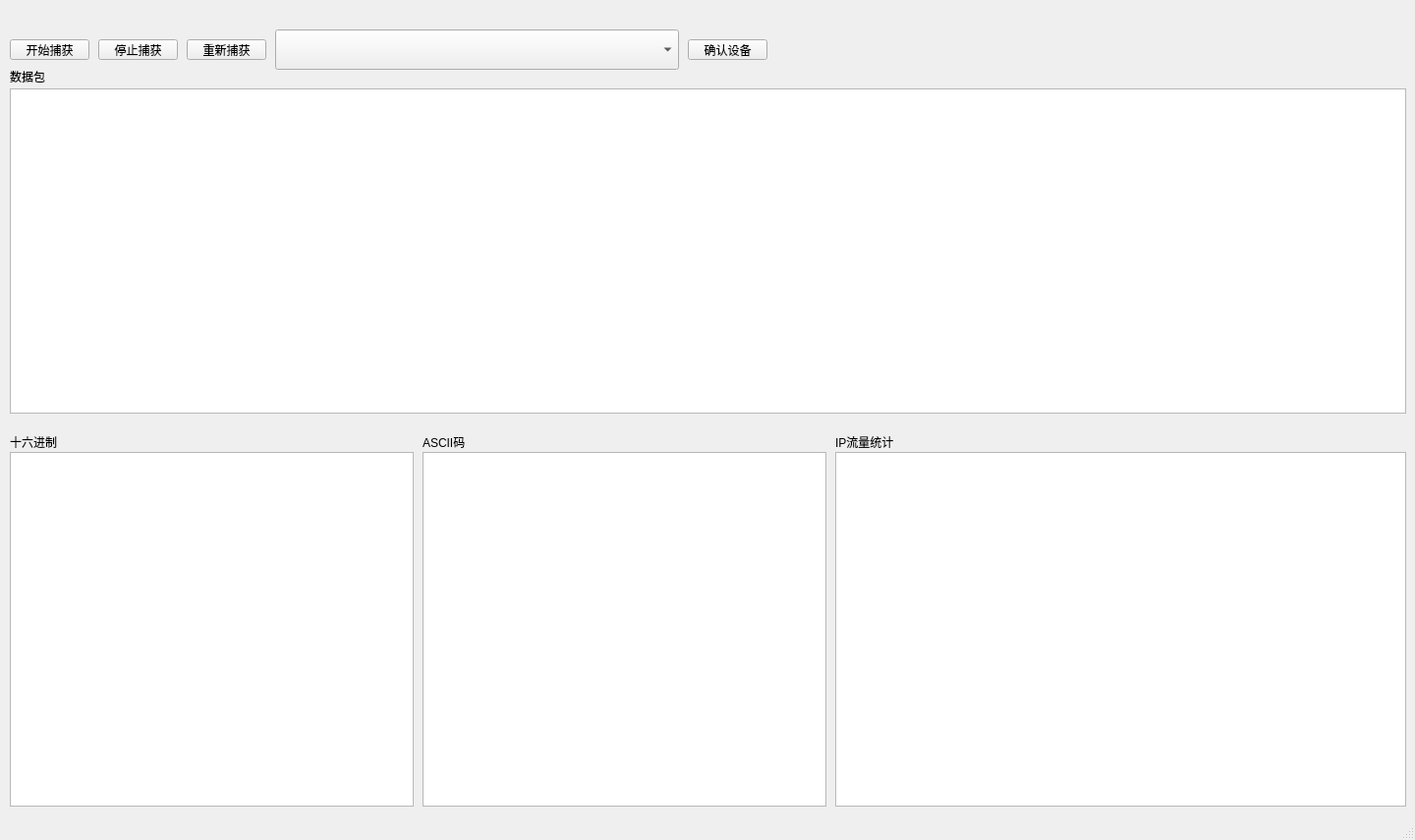
<?xml version="1.0" encoding="UTF-8"?>
<ui version="4.0">
 <class>MainWindow</class>
 <widget class="QMainWindow" name="MainWindow">
  <property name="geometry">
   <rect>
    <x>0</x>
    <y>0</y>
    <width>1440</width>
    <height>855</height>
   </rect>
  </property>
  <property name="windowTitle">
   <string>MainWindow</string>
  </property>
  <widget class="QWidget" name="centralwidget">
   <widget class="QComboBox" name="comboBox">
    <property name="geometry">
     <rect>
      <x>280</x>
      <y>30</y>
      <width>411</width>
      <height>41</height>
     </rect>
    </property>
   </widget>
   <widget class="QPushButton" name="cfmdevbutton">
    <property name="geometry">
     <rect>
      <x>700</x>
      <y>40</y>
      <width>81</width>
      <height>21</height>
     </rect>
    </property>
    <property name="text">
     <string>确认设备</string>
    </property>
   </widget>
   <widget class="QPushButton" name="startsniff">
    <property name="geometry">
     <rect>
      <x>10</x>
      <y>40</y>
      <width>81</width>
      <height>21</height>
     </rect>
    </property>
    <property name="sizePolicy">
     <sizepolicy hsizetype="Minimum" vsizetype="Minimum">
      <horstretch>0</horstretch>
      <verstretch>0</verstretch>
     </sizepolicy>
    </property>
    <property name="text">
     <string>开始捕获</string>
    </property>
   </widget>
   <widget class="QPushButton" name="stopsniff">
    <property name="geometry">
     <rect>
      <x>100</x>
      <y>40</y>
      <width>81</width>
      <height>21</height>
     </rect>
    </property>
    <property name="text">
     <string>停止捕获</string>
    </property>
   </widget>
   <widget class="QPushButton" name="resniff">
    <property name="geometry">
     <rect>
      <x>190</x>
      <y>40</y>
      <width>81</width>
      <height>21</height>
     </rect>
    </property>
    <property name="text">
     <string>重新捕获</string>
    </property>
   </widget>
   <widget class="QTableView" name="tableView">
    <property name="geometry">
     <rect>
      <x>10</x>
      <y>90</y>
      <width>1421</width>
      <height>331</height>
     </rect>
    </property>
   </widget>
   <widget class="QLabel" name="label">
    <property name="geometry">
     <rect>
      <x>10</x>
      <y>70</y>
      <width>81</width>
      <height>16</height>
     </rect>
    </property>
    <property name="text">
     <string>数据包</string>
    </property>
   </widget>
   <widget class="QLabel" name="label_3">
    <property name="geometry">
     <rect>
      <x>10</x>
      <y>440</y>
      <width>71</width>
      <height>20</height>
     </rect>
    </property>
    <property name="text">
     <string>十六进制</string>
    </property>
   </widget>
   <widget class="QPlainTextEdit" name="hexEdit">
    <property name="geometry">
     <rect>
      <x>10</x>
      <y>460</y>
      <width>411</width>
      <height>361</height>
     </rect>
    </property>
   </widget>
   <widget class="QLabel" name="label_4">
    <property name="geometry">
     <rect>
      <x>850</x>
      <y>440</y>
      <width>71</width>
      <height>20</height>
     </rect>
    </property>
    <property name="text">
     <string>IP流量统计</string>
    </property>
   </widget>
   <widget class="QTableView" name="tableView_2">
    <property name="geometry">
     <rect>
      <x>850</x>
      <y>460</y>
      <width>581</width>
      <height>361</height>
     </rect>
    </property>
   </widget>
   <widget class="QPlainTextEdit" name="hexEdit_2">
    <property name="geometry">
     <rect>
      <x>430</x>
      <y>460</y>
      <width>411</width>
      <height>361</height>
     </rect>
    </property>
   </widget>
   <widget class="QLabel" name="label_5">
    <property name="geometry">
     <rect>
      <x>430</x>
      <y>440</y>
      <width>71</width>
      <height>20</height>
     </rect>
    </property>
    <property name="text">
     <string>ASCII码</string>
    </property>
   </widget>
  </widget>
  <widget class="QStatusBar" name="statusbar"/>
 </widget>
 <resources/>
 <connections>
  <connection>
   <sender>cfmdevbutton</sender>
   <signal>clicked()</signal>
   <receiver>MainWindow</receiver>
   <slot>setDevice()</slot>
   <hints>
    <hint type="sourcelabel">
     <x>846</x>
     <y>37</y>
    </hint>
    <hint type="destinationlabel">
     <x>499</x>
     <y>399</y>
    </hint>
   </hints>
  </connection>
  <connection>
   <sender>stopsniff</sender>
   <signal>clicked()</signal>
   <receiver>MainWindow</receiver>
   <slot>stopSniff()</slot>
   <hints>
    <hint type="sourcelabel">
     <x>186</x>
     <y>37</y>
    </hint>
    <hint type="destinationlabel">
     <x>499</x>
     <y>399</y>
    </hint>
   </hints>
  </connection>
  <connection>
   <sender>resniff</sender>
   <signal>clicked()</signal>
   <receiver>MainWindow</receiver>
   <slot>restartSniff()</slot>
   <hints>
    <hint type="sourcelabel">
     <x>306</x>
     <y>37</y>
    </hint>
    <hint type="destinationlabel">
     <x>499</x>
     <y>399</y>
    </hint>
   </hints>
  </connection>
  <connection>
   <sender>startsniff</sender>
   <signal>clicked()</signal>
   <receiver>MainWindow</receiver>
   <slot>startSniff()</slot>
   <hints>
    <hint type="sourcelabel">
     <x>66</x>
     <y>37</y>
    </hint>
    <hint type="destinationlabel">
     <x>499</x>
     <y>399</y>
    </hint>
   </hints>
  </connection>
  <connection>
   <sender>tableView</sender>
   <signal>clicked(QModelIndex)</signal>
   <receiver>MainWindow</receiver>
   <slot>packetDetail(QModelIndex)</slot>
   <hints>
    <hint type="sourcelabel">
     <x>720</x>
     <y>220</y>
    </hint>
    <hint type="destinationlabel">
     <x>719</x>
     <y>427</y>
    </hint>
   </hints>
  </connection>
 </connections>
 <slots>
  <slot>setDevice()</slot>
  <slot>startSniff()</slot>
  <slot>stopSniff()</slot>
  <slot>restartSniff()</slot>
  <slot>packetDetail(QModelIndex)</slot>
 </slots>
</ui>
